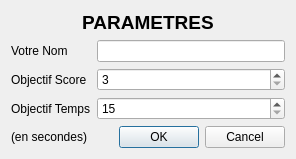
<?xml version="1.0" encoding="UTF-8"?>
<ui version="4.0">
 <class>Parametre</class>
 <widget class="QDialog" name="Parametre">
  <property name="geometry">
   <rect>
    <x>0</x>
    <y>0</y>
    <width>296</width>
    <height>157</height>
   </rect>
  </property>
  <property name="sizePolicy">
   <sizepolicy hsizetype="Fixed" vsizetype="Fixed">
    <horstretch>0</horstretch>
    <verstretch>0</verstretch>
   </sizepolicy>
  </property>
  <property name="windowTitle">
   <string>Dialog</string>
  </property>
  <layout class="QVBoxLayout" name="verticalLayout">
   <item>
    <widget class="QLabel" name="label">
     <property name="font">
      <font>
       <pointsize>14</pointsize>
       <weight>75</weight>
       <bold>true</bold>
      </font>
     </property>
     <property name="text">
      <string>PARAMETRES</string>
     </property>
     <property name="alignment">
      <set>Qt::AlignCenter</set>
     </property>
    </widget>
   </item>
   <item>
    <layout class="QFormLayout" name="formLayout">
     <item row="0" column="0">
      <widget class="QLabel" name="labelNom">
       <property name="text">
        <string>Votre Nom</string>
       </property>
      </widget>
     </item>
     <item row="0" column="1">
      <widget class="QLineEdit" name="lineEditNom"/>
     </item>
     <item row="1" column="0">
      <widget class="QLabel" name="labelScore">
       <property name="text">
        <string>Objectif Score</string>
       </property>
      </widget>
     </item>
     <item row="1" column="1">
      <widget class="QSpinBox" name="spinBoxScore">
       <property name="minimum">
        <number>3</number>
       </property>
      </widget>
     </item>
     <item row="2" column="1">
      <widget class="QSpinBox" name="spinBoxTps">
       <property name="minimum">
        <number>15</number>
       </property>
       <property name="maximum">
        <number>90</number>
       </property>
      </widget>
     </item>
     <item row="2" column="0">
      <widget class="QLabel" name="labelTps">
       <property name="text">
        <string>Objectif Temps</string>
       </property>
      </widget>
     </item>
     <item row="3" column="0">
      <widget class="QLabel" name="label_2">
       <property name="text">
        <string>(en secondes)</string>
       </property>
      </widget>
     </item>
     <item row="3" column="1">
      <widget class="QDialogButtonBox" name="buttonBox">
       <property name="orientation">
        <enum>Qt::Horizontal</enum>
       </property>
       <property name="standardButtons">
        <set>QDialogButtonBox::Cancel|QDialogButtonBox::Ok</set>
       </property>
      </widget>
     </item>
    </layout>
   </item>
  </layout>
 </widget>
 <resources/>
 <connections>
  <connection>
   <sender>buttonBox</sender>
   <signal>accepted()</signal>
   <receiver>Parametre</receiver>
   <slot>accept()</slot>
   <hints>
    <hint type="sourcelabel">
     <x>248</x>
     <y>254</y>
    </hint>
    <hint type="destinationlabel">
     <x>157</x>
     <y>274</y>
    </hint>
   </hints>
  </connection>
  <connection>
   <sender>buttonBox</sender>
   <signal>rejected()</signal>
   <receiver>Parametre</receiver>
   <slot>reject()</slot>
   <hints>
    <hint type="sourcelabel">
     <x>316</x>
     <y>260</y>
    </hint>
    <hint type="destinationlabel">
     <x>286</x>
     <y>274</y>
    </hint>
   </hints>
  </connection>
 </connections>
</ui>
